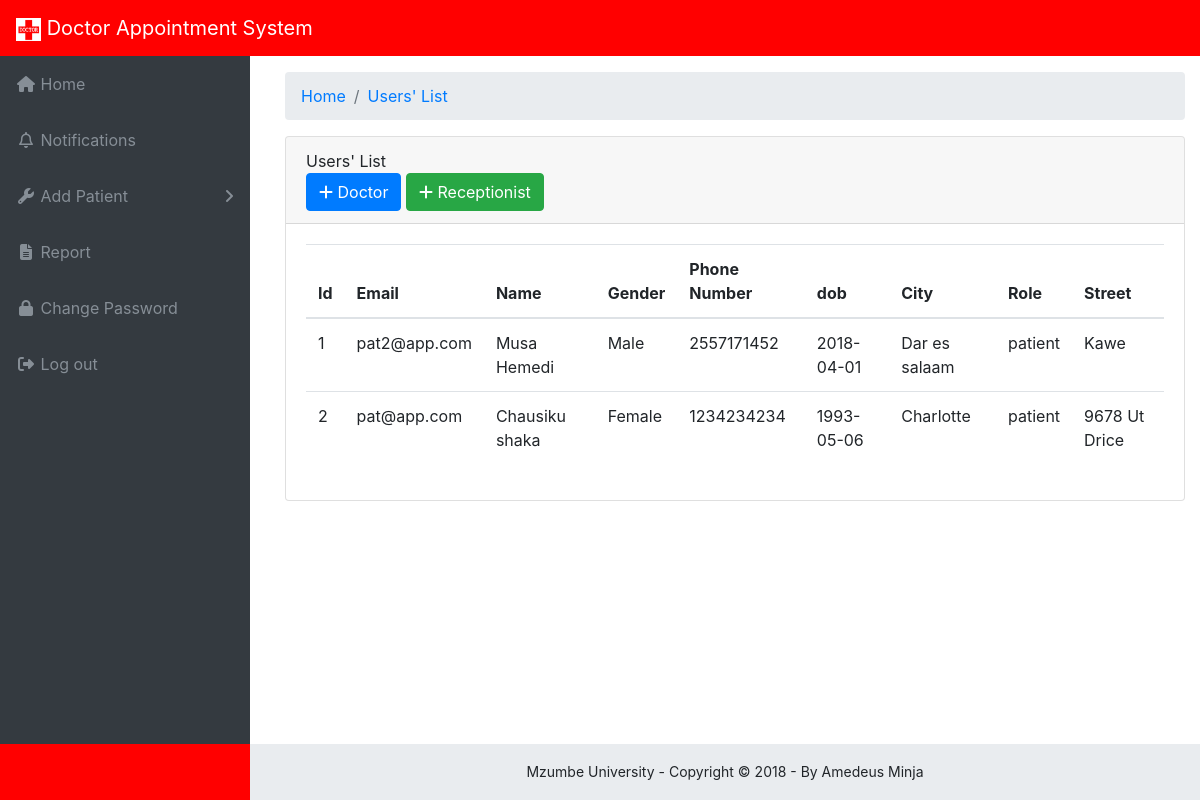
Page /user-list-patient.php (signed in) on the committed database.
### tables this page shows
CREATE TABLE IF NOT EXISTS `person` (
  `email` varchar(50) NOT NULL,
  `fname` varchar(50) NOT NULL,
  `lname` varchar(50) NOT NULL,
  `gender` varchar(50) NOT NULL,
  `phonenumber` varchar(10) NOT NULL,
  `dob` date NOT NULL,
  `streetaddress` varchar(200) NOT NULL,
  `city` varchar(20) NOT NULL,
  `state` varchar(20) NOT NULL,
  `pincode` varchar(20) NOT NULL,
  `role` varchar(30) NOT NULL,
  PRIMARY KEY (`email`)
);

### user-list-patient.php (the view, shortened to what this page needs)
<?php
include './Connectivity.php';
$queryPerson = "select * from person where role = 'patient'";
$getPerson = mysqli_query($conn, $queryPerson);
?>
<!DOCTYPE html>
<html lang="en">
    <head>
        <?php include 'includes/head_tag.php' ?>
    </head>
    <body class="fixed-nav sticky-footer bg-dark" id="page-top">
        <?php include 'includes/header.php' ?>
        <div class="content-wrapper">
            <div class="container-fluid">
                <ol class="breadcrumb">
                    <li class="breadcrumb-item">
                        <a href="home.php">Home</a>
                    </li>
                    <li class="breadcrumb-item">
                        <a href="user-list.php">Users' List</a>
                    </li>
                </ol>
                <div class="row">
                    <div class="col-md-12">
                        <div class="card mb-3">
                            <div class="card-header">Users' List <div class="pull-right"><a href="doctor-registration.php" class="btn btn-primary"><i class="fa fa-plus"></i> Doctor</a> <a href="receptionist-registration.php" class="btn btn-success"><i class="fa fa-plus"></i> Receptionist</a></div></div>
                            <div class="card-body">
                                <table class="table dataTable">
                                    <thead>
                                        <tr><th>Id</th>
                                            <th>Email</th>
                                            <th>Name</th>
                                            <th>Gender</th>
                                            <th>Phone Number</th>
                                            <th>dob</th>
                                            <th>City</th>
                                            <th>Role</th>
                                            <th>Street</th>
                                        </tr>
                                    </thead>
                                    <tbody>
                                        <?php
                                        $id = 1;
                                        while ($row = mysqli_fetch_array($getPerson)) {
                                          ?>
                                        <tr><td><?=$id?></td>
                                            <td><?=$row['email']?></td>
                                            <td><?=$row['fname']?> <?=$row['lname']?></td>
                                            <td><?=$row['gender']?></td>
                                            <td><?=$row['phonenumber']?></td>
                                            <td><?=$row['dob']?></td>
                                            <td><?=$row['city']?></td>
                                            <td><?=$row['role']?></td>
                                            <td><?=$row['streetaddress']?></td>
                                        </tr>
                                        <?php $id++;
                                        }?>
                                    </tbody>
                                </table>
                            </div>
                        </div>
                </div>
            </div>
            <?php
            include './includes/footer.php';
            ?>
        </div>
<link rel="stylesheet" type="text/css" href="https://cdn.datatables.net/v/dt/dt-1.10.16/datatables.min.css"/>
<link rel="stylesheet" type="text/css" href="https://cdn.datatables.net/buttons/1.5.1/css/buttons.dataTables.min.css"/>
    </body>
</html>

### css/sb-admin.css (style rules this page uses)
html { position: relative; min-height: 100%; }
body { overflow-x: hidden; }
body.sticky-footer { margin-bottom: 56px; }
body.sticky-footer .content-wrapper { min-height: calc(100vh - 56px - 56px); padding-left: 20px; }
body.fixed-nav { padding-top: 56px; }
.content-wrapper { min-height: calc(100vh - 56px); padding-top: 1rem; }
.content-wrapper { overflow-x: hidden; background: white; }
@media (min-width: 992px) { .content-wrapper { margin-left: 250px; } }

### includes/head_tag.php (style rules this page uses)
.bg-dark { background-color: red!important; }

### rows in the picture
person: email "pat2@app.com", fname "Musa", lname "Hemedi", gender "Male", phonenumber "2557171452", dob "2018-04-01", city "Dar es salaam", role "patient", streetaddress "Kawe"
person: email "pat@app.com", fname "Chausiku", lname "shaka", gender "Female", phonenumber "1234234234", dob "1993-05-06", city "Charlotte", role "patient", streetaddress "9678 Ut Drice"
